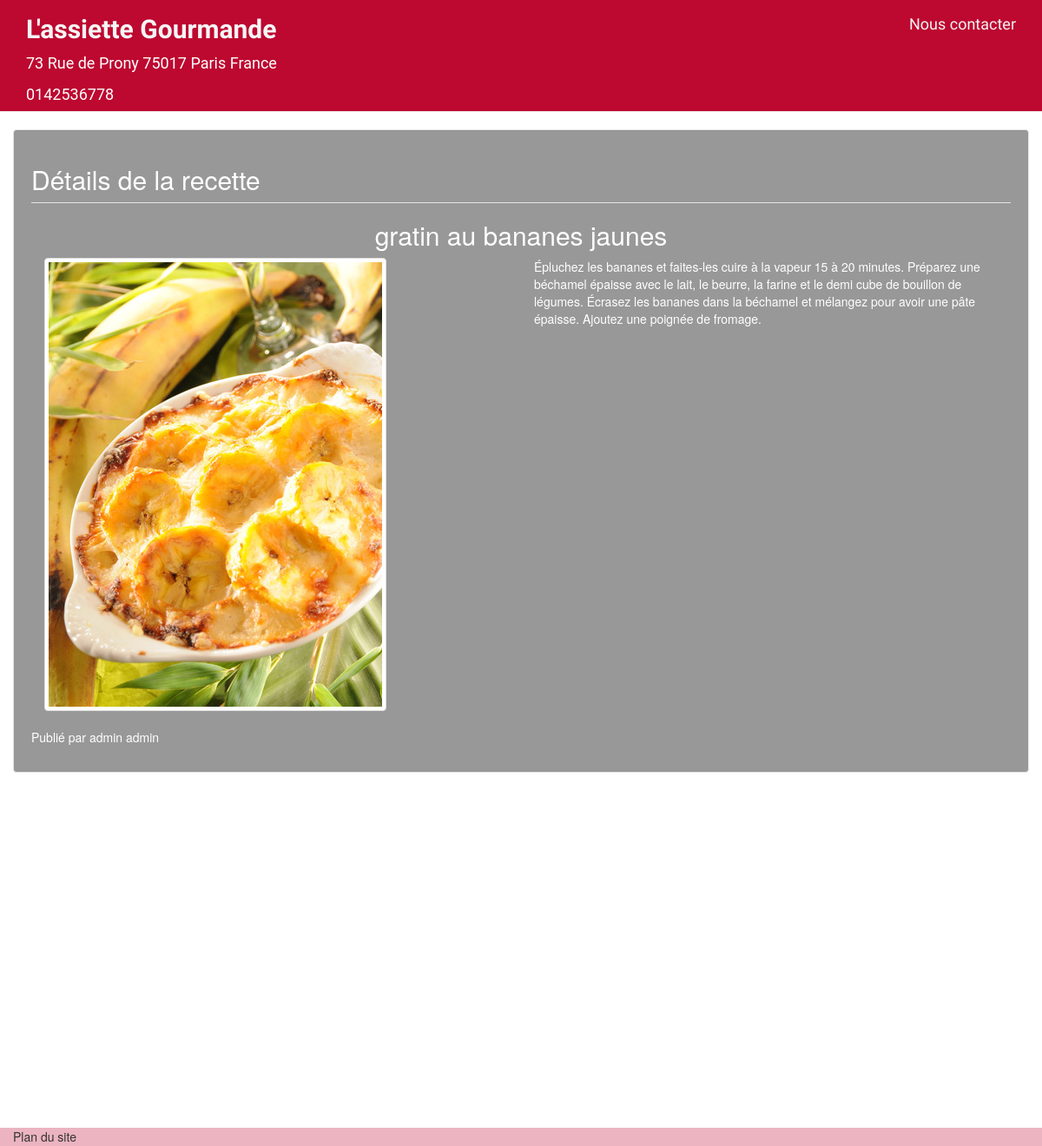
/view_recipe.php?id=3, run on the app's committed database.
### tables this page shows
CREATE TABLE `site_info` (
  `inf_id` int(11) NOT NULL,
  `inf_address` varchar(255) NOT NULL,
  `inf_picture` varchar(255) NOT NULL,
  `inf_content` text NOT NULL,
  `inf_name` varchar(255) NOT NULL,
  `inf_phone` varchar(10) NOT NULL
);

CREATE TABLE `users` (
  `usr_id` int(11) NOT NULL,
  `usr_lastname` varchar(50) NOT NULL,
  `usr_firstname` varchar(50) NOT NULL,
  `usr_email` varchar(255) NOT NULL,
  `usr_password` varchar(255) NOT NULL,
  `usr_subscribedate` datetime NOT NULL,
  `usr_rol_id` int(11) NOT NULL
);

CREATE TABLE `recipe` (
  `rcp_id` int(11) NOT NULL,
  `rcp_title` varchar(255) NOT NULL,
  `rcp_usr_id` int(11) NOT NULL,
  `rcp_content` text NOT NULL,
  `rcp_picture` varchar(255) NOT NULL
);

### view_recipe.php (the view, shortened to what this page needs)
<?php
require_once 'inc/connect.php';
$site_info = $bdd->prepare('SELECT * FROM site_info ORDER BY inf_id DESC LIMIT 3');
if($site_info->execute())
{
	$info = $site_info->fetch(PDO::FETCH_ASSOC);
}
else
{
	die(var_dump($site_info->errorInfo()));
}
$added_recipe = [];
if(isset($_GET['id']) && !empty($_GET['id'])){
	$idRecipe = (int) $_GET['id'];
	$selectOne = $bdd->prepare('SELECT usr_firstname, usr_lastname, rcp_title, rcp_content, rcp_picture FROM users RIGHT JOIN recipe ON users.usr_id = recipe.rcp_usr_id WHERE rcp_id = :id');
	$selectOne->bindValue(':id', $idRecipe, PDO::PARAM_INT);
	if($selectOne->execute()){
		$added_recipe = $selectOne->fetch(PDO::FETCH_ASSOC);
	}
	else {
		var_dump($selectOne->errorInfo());
		die;
	}
}
?><!DOCTYPE html>
<html>
	<head>
		<?php include_once 'inc/head.php'; ?>
	</head>
	<body>
		<main class="page">
			<?php require_once 'inc/navFront.php'; ?>
			<div id="content" class="container well">
				<legend class="nameForm"><h2>Détails de la recette</h2></legend>
				<?php if(!empty($added_recipe)): ?>
				<h2 class="list text-center"><?php echo $added_recipe['rcp_title'];?></h2>
				<div class="row">
					<div class="col-xs-6 text-center">
						<img src="<?=$added_recipe['rcp_picture'];?>" alt="<?php echo $added_recipe['rcp_title'];?>" class="thumbnail img-responsive" >
					</div>
					<div class="col-xs-6">
						<p class="list"><?php echo nl2br($added_recipe['rcp_content']); ?></p>
					</div>
				</div>
				<p class="list">Publié par <?php echo $added_recipe['usr_firstname'].' '.$added_recipe['usr_lastname'];?></p>
				<?php else: ?>
				Aucune recette trouvée !
				<?php endif; ?>
			</div>
		</main>
		<?php require_once 'inc/footer.php'; ?>
	</body>
</html>

### inc/navFront.php
<header class="page-header index-header">
	<div class="col-xs-6">
		<h2 class="name">
		<strong><a href="./about.php" class="front"><?php echo $info['inf_name']; ?></a></strong>
		</h2>
		<p class="address">
			<?php echo $info['inf_address']; ?>
		</p>
		<p class="address">
			<?php echo $info['inf_phone']; ?>
		</p>
	</div>
	<div class="col-xs-6">
		<div class="text-right address">
			<a href="contact.php" class="front">Nous contacter</a>
		</div>
	</div>
</header>

### assets/css/style.css (style rules this page uses)
.row { margin: 0; padding: 0; }
.index-header { background: rgba(189,8,48,1); margin-top: 0px; margin-bottom: 0px; height:129px; padding: 15px; }
.page { width: 100%; height: 100vh ; background-attachment: fixed; background-repeat: no-repeat; background-size:cover; }
#content { padding: 20px; margin-top: 20px; }
.nameForm { color: white; }
.well { background-color: rgba(51, 51, 51, 0.5); }
.list { color: white; }
.name { margin-top: 0px; }
a.front { font-family: "Kaushan Script", cursive; color: whitesmoke; }
.address { font-family: 'Roboto',sans-serif; font-size: 18px; color: white; }

### data on the page
site_info: inf_name "L'assiette Gourmande", inf_address "73 Rue de Prony 75017 Paris France", inf_phone "0142536778"
users: recipe.rcp_title "gratin au bananes jaunes", recipe.rcp_picture (picture), recipe.rcp_content "Épluchez les bananes et faites-les cuire à la vapeur 15 à 20 minutes. Préparez une béchamel épaisse avec le lait, le beurre, la farine et le demi cube de bouillon de légumes. Écrasez les bananes dans la béchamel et mélangez pour avoir une pâte épaisse. Ajoutez une poignée de fromage.", usr_firstname "admin", usr_lastname "admin"
